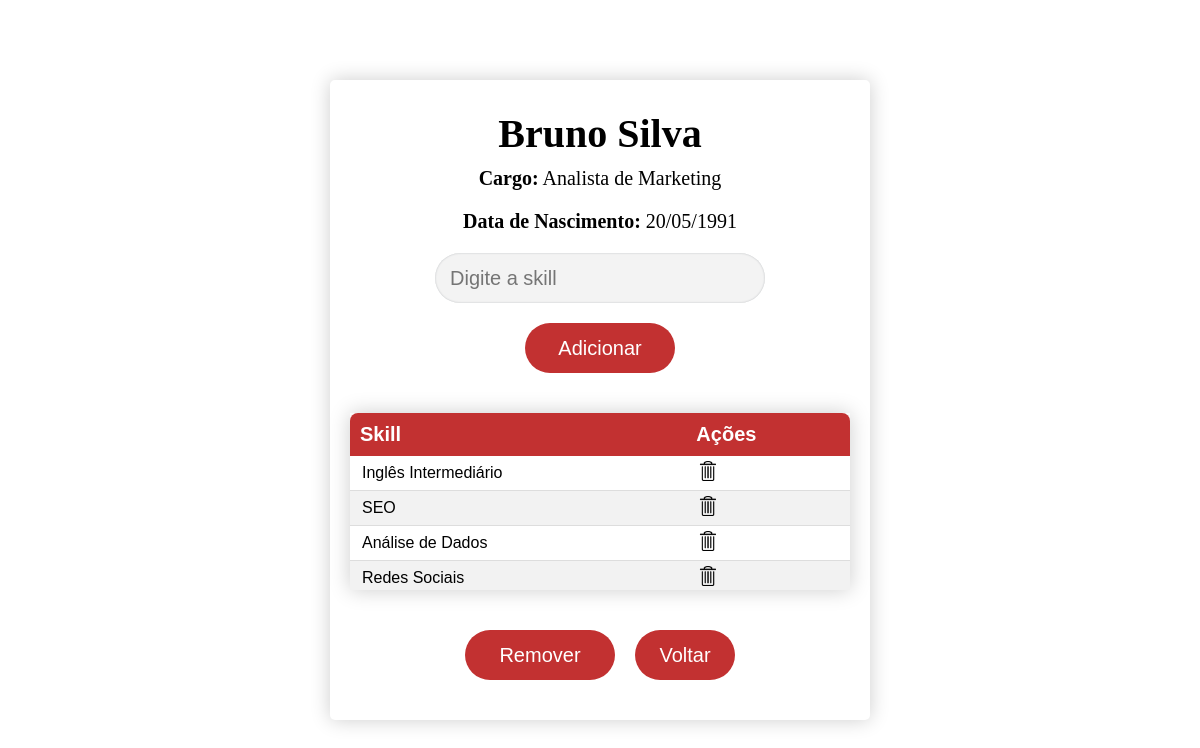
The app's page /funcionario/36/ (signed in) with its own data.
### app/models.py (models this page shows, shortened)
class Funcionario(models.Model):
    nome = models.CharField(max_length=100)
    cargo = models.CharField(max_length=50)
    data_nascimento = models.DateField()
    skills = models.ManyToManyField(Skill, blank=True)  # Relacionamento ManyToMany com Skill

class Skill(models.Model):
    nome = models.CharField(max_length=100)

### app/views.py (the view)
# urls.py: path('funcionario/<int:funcionario_id>/', views.funcionario_detalhes, name='funcionario_detail'),  # Corrigido para nome correto da URL)
@login_required(login_url='login')
def funcionario_detalhes(request, funcionario_id):
    funcionario = get_object_or_404(Funcionario, id=funcionario_id)
    return render(request, 'skills.html', {'funcionario': funcionario})

### app/templates/skills.html (shortened to what this page needs)
{% extends 'layout.html' %}
{% load static %}
{% block extrahead %}
    <link rel="stylesheet" href="{% static 'app/css/skills.css' %}">
{% endblock %}
{% block content %}
    <div class="skillsContainer">
        <h1>{{ funcionario.nome }}</h1>
        <p><strong>Cargo:</strong> {{ funcionario.cargo }}</p>
        <p><strong>Data de Nascimento:</strong> {{ funcionario.data_nascimento|date:"d/m/Y" }}</p>
        <form method="post" action="{% url 'add_skill' funcionario.id %}">
            <input id="skillInput" name="skill" type="text" placeholder="Digite a skill">
            <button type="submit">Adicionar</button>
        </form>
        <div class="skillsList">
            <table id="skillsTable">
                <thead>
                    <tr>
                        <th>Skill</th>
                        <th>Ações</th>
                    </tr>
                </thead>
                <tbody>
                    {% for skill in funcionario.skills.all %}
                        <tr>
                            <td>{{ skill.nome }}</td>
                            <td>
                                <a href="{% url 'remove_skill' funcionario.id skill.id %}" class="remove-skill">
                                    <img src="{% static 'app/img/icons/delete.png' %}" alt="">
                                </a>
                            </td>
                        </tr>
                    {% empty %}
                        <tr>
                            <td colspan="2">Não há skills cadastradas.</td>
                        </tr>
                    {% endfor %}
                </tbody>
            </table>
        </div>
        <div class="buttons">
            <form method="post" action="{% url 'remove_funcionario' funcionario.id %}">
                <button type="submit" class="deleteBtn" onclick="return confirm('Deseja realmente remover este funcionário?')">Remover</button>
            </form>
            <button class="goBackBtn" onclick="location.href='{% url 'main' %}'">Voltar</button>
        </div>
    </div>
{% endblock %}

### app/static/app/css/skills.css (style rules this page uses)
html, body { height: 100%; width: 100%; margin: 0; display: flex; flex-direction: column; justify-content: center; place-items: center; font-family: Calibri; }
a { text-decoration: none; color: #000; }
.skillsContainer { display: flex; flex-direction: column; align-items: center; box-shadow: 0 0 20px 0 rgba(0, 0, 0, 0.2); border-radius: 5px; width: 500px; height: 600px; padding: 20px; background-color: white; font-size: 20px; }
.skillsContainer p { margin: 0 0 20px 0; }
h1 { margin: 10px 0; }
form { display: flex; flex-direction: column; align-items: center; }
input[type="text"] { width: 300px; height: 20px; padding: 15px 15px; border-radius: 50px; outline: none; border: none; background-color: rgb(243, 243, 243); box-shadow: inset 0 0 2px #b8bbbe; font-size: 20px; color:rgb(73, 73, 73); }
button { width: 150px; margin: 20px 10px; height: 50px; border-radius: 50px; cursor: pointer; outline: none; color: white; font-size: 20px; transition: .3s; background-color: #c23131;; border: none; }
.skillsList { width: 100%; margin: 20px 0; overflow-x: auto; box-shadow: 0 0 20px 0 rgba(0, 0, 0, 0.2); }
#skillsTable { width: 100%; border-collapse: collapse; font-family: Arial, sans-serif; text-align: left; border-radius: 8px; overflow: hidden; box-shadow: 0 2px 10px rgba(0, 0, 0, 0.1); }
#skillsTable thead th { background-color: #c23131;; color: white; padding: 10px; font-weight: bold; }
#skillsTable tbody td { padding: 5px 12px; border-bottom: 1px solid #dddddd; font-size: 16px; }
#skillsTable tbody tr:nth-child(even) { background-color: #f2f2f2; }
.remove-skill img { width: 20px; height: 20px; cursor: pointer; }
.goBackBtn { padding: 0; width: 100px; }
.buttons { display: flex; flex-direction: row; justify-content: center; align-items: center; }

### records on screen
Funcionario: nome "Bruno Silva", cargo "Analista de Marketing", data_nascimento "20/05/1991"
Skill: nome "Inglês Intermediário"
Skill: nome "SEO"
Skill: nome "Análise de Dados"
Skill: nome "Redes Sociais"
